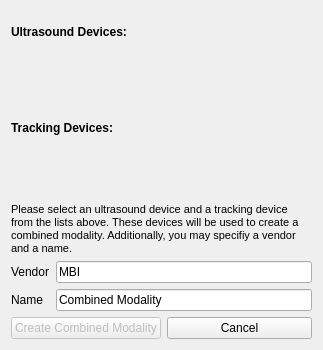
<?xml version="1.0" encoding="UTF-8"?>
<ui version="4.0">
 <class>QmitkUSCombinedModalityCreationWidget</class>
 <widget class="QWidget" name="QmitkUSCombinedModalityCreationWidget">
  <property name="geometry">
   <rect>
    <x>0</x>
    <y>0</y>
    <width>323</width>
    <height>350</height>
   </rect>
  </property>
  <property name="minimumSize">
   <size>
    <width>0</width>
    <height>350</height>
   </size>
  </property>
  <property name="windowTitle">
   <string>Form</string>
  </property>
  <layout class="QVBoxLayout" name="verticalLayout">
   <item>
    <widget class="QLabel" name="usDevicesServiceListLabel">
     <property name="font">
      <font>
       <weight>75</weight>
       <bold>true</bold>
      </font>
     </property>
     <property name="text">
      <string>Ultrasound Devices:</string>
     </property>
    </widget>
   </item>
   <item>
    <widget class="QmitkServiceListWidget" name="usDevicesServiceList" native="true">
     <property name="sizePolicy">
      <sizepolicy hsizetype="Preferred" vsizetype="Ignored">
       <horstretch>0</horstretch>
       <verstretch>0</verstretch>
      </sizepolicy>
     </property>
     <property name="minimumSize">
      <size>
       <width>0</width>
       <height>0</height>
      </size>
     </property>
    </widget>
   </item>
   <item>
    <widget class="QLabel" name="trackingDevicesServiceListLabel">
     <property name="font">
      <font>
       <weight>75</weight>
       <bold>true</bold>
      </font>
     </property>
     <property name="text">
      <string>Tracking Devices:</string>
     </property>
    </widget>
   </item>
   <item>
    <widget class="QmitkServiceListWidget" name="trackingDevicesServiceList" native="true">
     <property name="sizePolicy">
      <sizepolicy hsizetype="Preferred" vsizetype="Ignored">
       <horstretch>0</horstretch>
       <verstretch>0</verstretch>
      </sizepolicy>
     </property>
    </widget>
   </item>
   <item>
    <widget class="QLabel" name="helpLabel">
     <property name="text">
      <string>&lt;!DOCTYPE HTML PUBLIC &quot;-//W3C//DTD HTML 4.0//EN&quot; &quot;http://www.w3.org/TR/REC-html40/strict.dtd&quot;&gt;
&lt;html&gt;&lt;head&gt;&lt;meta name=&quot;qrichtext&quot; content=&quot;1&quot; /&gt;&lt;style type=&quot;text/css&quot;&gt;
p, li { white-space: pre-wrap; }
&lt;/style&gt;&lt;/head&gt;&lt;body style=&quot; font-family:'Sans Serif'; font-size:10pt; font-weight:400; font-style:normal;&quot;&gt;
&lt;p style=&quot; margin-top:0px; margin-bottom:0px; margin-left:0px; margin-right:0px; -qt-block-indent:0; text-indent:0px;&quot;&gt;&lt;span style=&quot; font-family:'MS Shell Dlg 2'; font-size:8pt;&quot;&gt;Please select an ultrasound device and a tracking device from the lists above. These devices will be used to create a combined modality. Additionally, you may specifiy a vendor and a name.&lt;/span&gt;&lt;/p&gt;&lt;/body&gt;&lt;/html&gt;</string>
     </property>
     <property name="wordWrap">
      <bool>true</bool>
     </property>
    </widget>
   </item>
   <item>
    <layout class="QFormLayout" name="formLayout">
     <item row="1" column="0">
      <widget class="QLabel" name="nameLineEditLabel">
       <property name="text">
        <string>Name</string>
       </property>
      </widget>
     </item>
     <item row="1" column="1">
      <widget class="QLineEdit" name="nameLineEdit">
       <property name="text">
        <string>Combined Modality</string>
       </property>
      </widget>
     </item>
     <item row="0" column="0">
      <widget class="QLabel" name="vendorLineEditLabel">
       <property name="text">
        <string>Vendor</string>
       </property>
      </widget>
     </item>
     <item row="0" column="1">
      <widget class="QLineEdit" name="vendorLineEdit">
       <property name="text">
        <string>MBI</string>
       </property>
      </widget>
     </item>
    </layout>
   </item>
   <item>
    <layout class="QHBoxLayout" name="horizontalLayout">
     <item>
      <widget class="QPushButton" name="createButton">
       <property name="enabled">
        <bool>false</bool>
       </property>
       <property name="text">
        <string>Create Combined Modality</string>
       </property>
       <property name="icon">
        <iconset resource="../../../resources/USNavigation.qrc">
         <normaloff>:/USNavigation/accept.png</normaloff>:/USNavigation/accept.png</iconset>
       </property>
      </widget>
     </item>
     <item>
      <widget class="QPushButton" name="cancelButton">
       <property name="text">
        <string>Cancel</string>
       </property>
       <property name="icon">
        <iconset resource="../../../resources/USNavigation.qrc">
         <normaloff>:/USNavigation/restart.png</normaloff>:/USNavigation/restart.png</iconset>
       </property>
      </widget>
     </item>
    </layout>
   </item>
  </layout>
 </widget>
 <customwidgets>
  <customwidget>
   <class>QmitkServiceListWidget</class>
   <extends>QWidget</extends>
   <header>QmitkServiceListWidget.h</header>
   <container>1</container>
  </customwidget>
 </customwidgets>
 <resources>
  <include location="../../../resources/USNavigation.qrc"/>
 </resources>
 <connections/>
 <slots>
  <slot>SignalAborted()</slot>
 </slots>
</ui>
